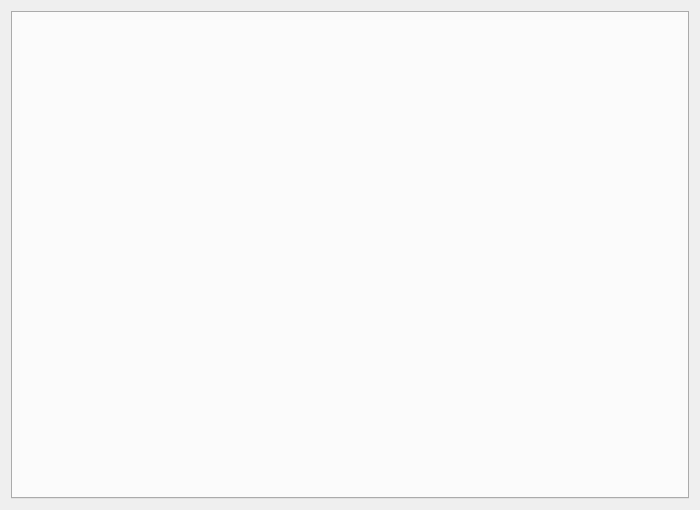
<?xml version="1.0" encoding="UTF-8"?>
<ui version="4.0">
 <class>PageTagChooser</class>
 <widget class="QWizardPage" name="PageTagChooser">
  <property name="geometry">
   <rect>
    <x>0</x>
    <y>0</y>
    <width>700</width>
    <height>510</height>
   </rect>
  </property>
  <property name="sizePolicy">
   <sizepolicy hsizetype="Preferred" vsizetype="Preferred">
    <horstretch>0</horstretch>
    <verstretch>0</verstretch>
   </sizepolicy>
  </property>
  <property name="windowTitle">
   <string></string>
  </property>
  <layout class="QFormLayout" name="formLayout">
   <item row="0" column="0" colspan="2">
    <widget class="QTabWidget" name="tabWidget">
     <property name="currentIndex">
      <number>-1</number>
     </property>
    </widget>
   </item>
  </layout>
 </widget>
 <resources/>
 <connections/>
</ui>
